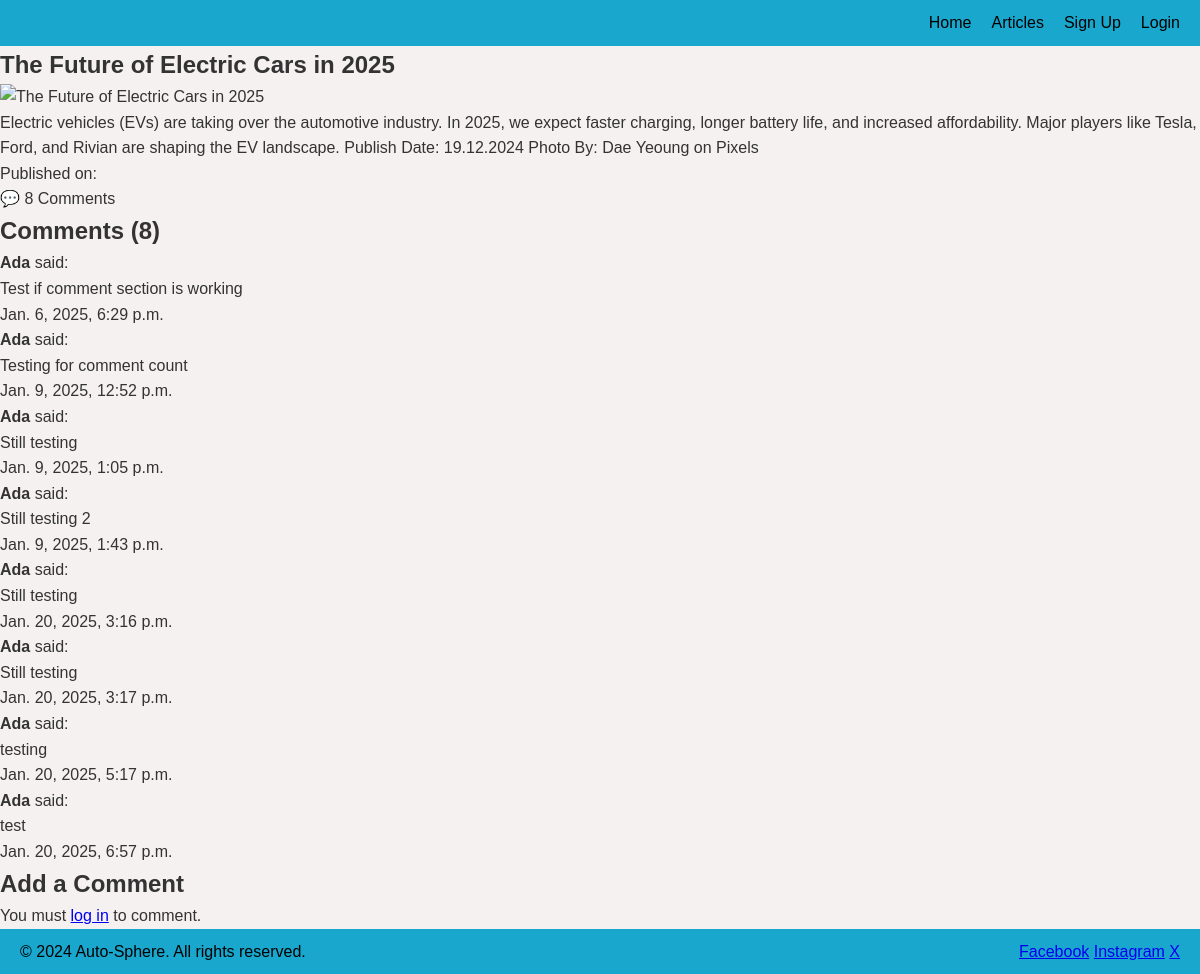
/articles/1/, run on the app's committed database.
### articles/models.py (models this page shows, shortened)
class Article(models.Model):
    title = models.CharField(max_length=200)
    content = models.TextField()
    image = CloudinaryField('image', blank=True, null=True)
    created_at = models.DateTimeField(auto_now_add=True)
    upvotes = models.PositiveIntegerField(default=0)
    downvotes = models.PositiveIntegerField(default=0)
    def comment_count(self):
        return self.comments.count()

class Comment(models.Model):
    article = models.ForeignKey(
        Article,
        related_name='comments',
        on_delete=models.CASCADE
    )
    name = models.CharField(max_length=100)
    text = models.TextField()
    created_at = models.DateTimeField(auto_now_add=True)

### articles/views.py (the view)
def article_detail_view(request, pk):
    article = get_object_or_404(Article, pk=pk)
    comments = article.comments.all()
    if request.method == "POST":
        if request.user.is_authenticated:
            form = CommentForm(request.POST)
            if form.is_valid():
                comment = form.save(commit=False)
                comment.article = article
                comment.author = request.user
                comment.save()
                messages.success(request, "Comment added successfully.")
                return redirect('article_detail', pk=pk)
        else:
            messages.error(request, "You must log in to add a comment.")
            return redirect('login')
    else:
        form = CommentForm()
    return render(request, 'articles/article_detail.html', {
        'article': article,
        'comments': comments,
        'form': form,
    })

### templates/articles/article_detail.html (shortened to what this page needs)
{% extends "base.html" %}
{% load static %}
{% block content %}
    <article>
      <h1>{{ article.title }}</h1>
      <img src="{{ article.image.url }}" alt="{{ article.title }}">
      <p>{{ article.content }}</p>
      <p class="published-date">Published on: {{ article.published_date }}</p>
      <div class="comment-indicator">
        <span class="icon">💬</span>
        <span class="count">{{ article.comment_count }}</span> Comments
      </div>
    </article>
    <section class="comments">
      <h2>Comments ({{ article.comment_count }})</h2>
      {% for comment in comments %}
      <div class="comment">
        <p><strong>{{ comment.name }}</strong> said:</p>
        <p>{{ comment.text }}</p>
        <p class="comment-date">{{ comment.created_at }}</p>
      </div>
      {% empty %}
      <p>No comments yet. Be the first to comment!</p>
      {% endfor %}
    </section>
    <section class="add-comment">
      <h2>Add a Comment</h2>
      {% if user.is_authenticated %}
      <form method="post">
        {% csrf_token %}
        {{ form.as_p }}
        <button type="submit">Submit</button>
      </form>
      {% else %}
      <p>You must <a href="{% url 'login' %}?next={{ request.path }}">log in</a> to comment.</p>
      {% endif %}
    </section>
    {% endblock %}

### templates/base.html (shortened to what this page needs)
{% load static %}
<!DOCTYPE html>
<html lang="en">
<head>
  <link rel="stylesheet" href="{% static 'css/styles.css' %}">
</head>
<body>
  <header>
    <nav>
      <ul class="navbar">
        <li><a href="{% url 'home' %}"
            class="{% if request.resolver_match.url_name == 'home' %}active{% endif %}">Home</a>
        </li>
        <li>
          <a href="{% url 'articles' %}"
            class="{% if request.resolver_match.url_name == 'articles' %}active{% endif %}">Articles</a>
        </li>
        {% if user.is_authenticated %}
        <li>
          <a href="{% url 'logout_confirm' %}"
            class="{% if request.resolver_match.url_name == 'logout_confirm' %}active{% endif %}">
            Logout
          </a>
        </li>
        {% else %}
        <li>
          <a href="{% url 'signup' %}" class="{% if request.resolver_match.url_name == 'signup' %}active{% endif %}">
            Sign Up
          </a>
        </li>
        <li>
          <a href="{% url 'login' %}" class="{% if request.resolver_match.url_name == 'login' %}active{% endif %}">
            Login
          </a>
        </li>
        {% endif %}
      </ul>
    </nav>
  </header>
  <main>
    {% block content %}{% endblock %}
  </main>
  <footer>
    <p>&copy; 2024 Auto-Sphere. All rights reserved.</p>
    <div class="footer-social">
      <a href="https://facebook.com">Facebook</a>
      <a href="https://instagram.com">Instagram</a>
      <a href="https://twitter.com">X</a>
    </div>
  </footer>
</body>
</html>

### static/css/styles.css (style rules this page uses)
* { margin: 0; padding: 0; box-sizing: border-box; }
body { font-family: Arial, sans-serif; line-height: 1.6; background-color: #f6f1f1; color: #333; padding: 0; margin: 0; }
header { background-color: #19a7ce; color:#000000; padding: 10px 20px; }
.navbar { display: flex; justify-content: flex-end; align-items: center; list-style: none; gap: 20px; }
.navbar li a { color: #000000; text-decoration: none; font-size: 16px; }
footer { background-color: #19a7ce; color: #000000; display: flex; justify-content: space-between; align-items: center; padding: 10px 20px; }

### data on the page
Article: title "The Future of Electric Cars in 2025", content "Electric vehicles (EVs) are taking over the automotive industry. In 2025, we expect faster charging, longer battery life, and increased affordability. Major players like Tesla, Ford, and Rivian are shaping the EV landscape. Publish Date: 19.12.2024 Photo By: Dae Yeoung on Pixels", comment_count "8"
Comment: name "Ada", text "Test if comment section is working", created_at "Jan. 6, 2025, 6:29 p.m."
Comment: name "Ada", text "Testing for comment count", created_at "Jan. 9, 2025, 12:52 p.m."
Comment: name "Ada", text "Still testing", created_at "Jan. 9, 2025, 1:05 p.m."
Comment: name "Ada", text "Still testing 2", created_at "Jan. 9, 2025, 1:43 p.m."
Comment: name "Ada", text "Still testing", created_at "Jan. 20, 2025, 3:16 p.m."
Comment: name "Ada", text "Still testing", created_at "Jan. 20, 2025, 3:17 p.m."
Comment: name "Ada", text "testing", created_at "Jan. 20, 2025, 5:17 p.m."
Comment: name "Ada", text "test", created_at "Jan. 20, 2025, 6:57 p.m."
